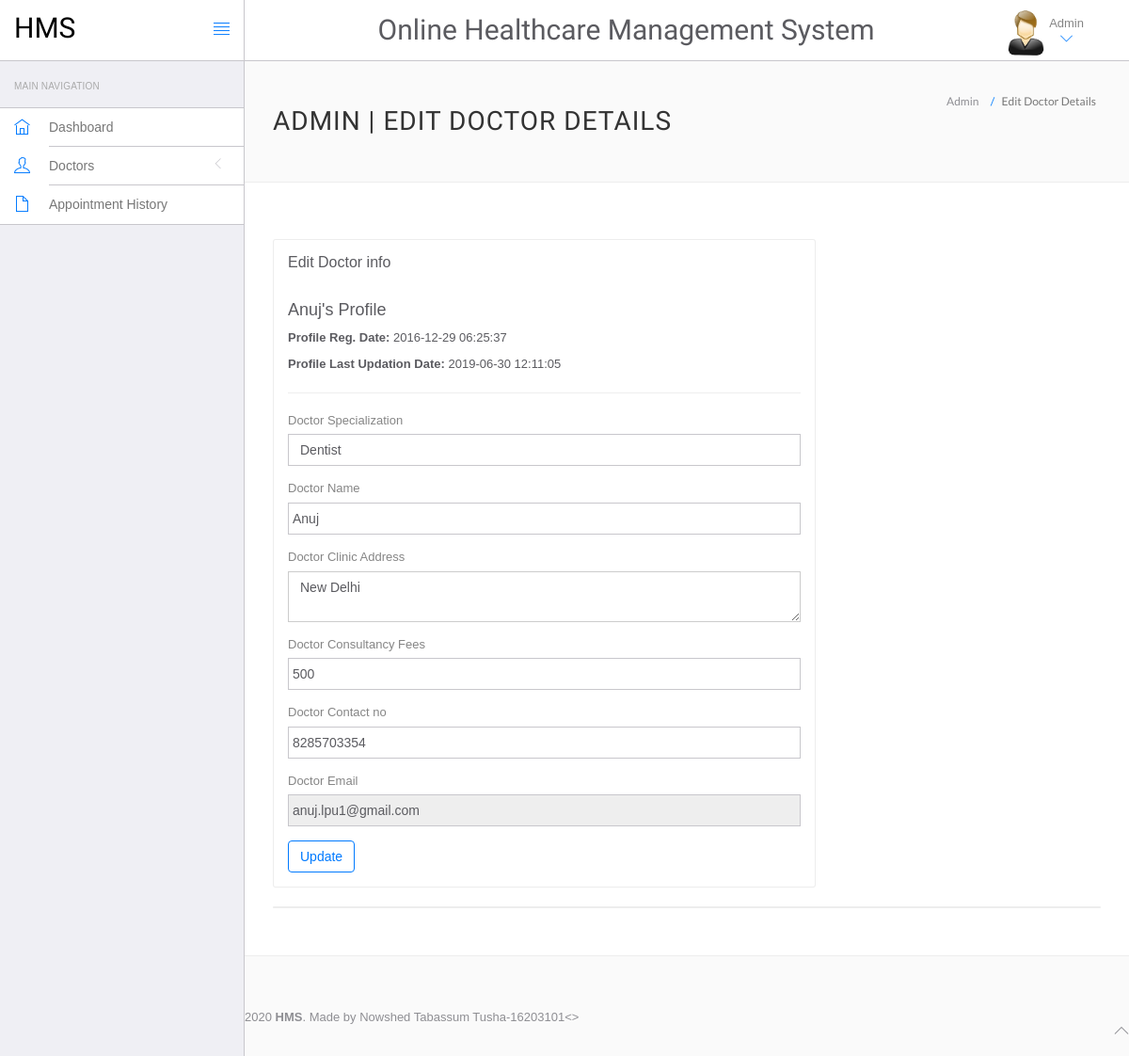
The page /hms/admin/edit-doctor.php?id=1 (signed in) on the database as committed earlier.
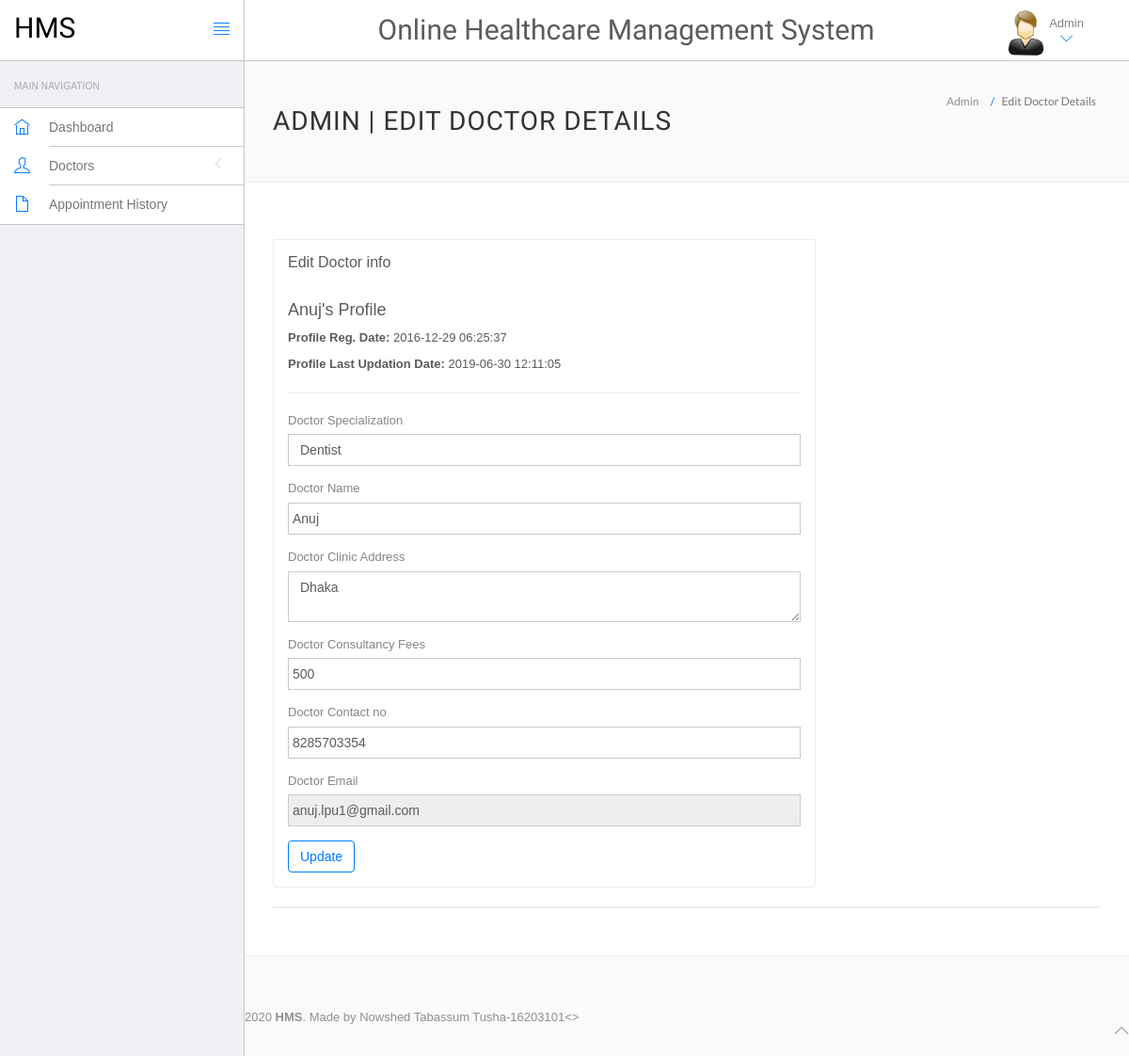
The same page on the database as committed later.
### tables this page shows
CREATE TABLE `doctors` (
  `id` int(11) NOT NULL,
  `specilization` varchar(255) DEFAULT NULL,
  `doctorName` varchar(255) DEFAULT NULL,
  `address` longtext DEFAULT NULL,
  `docFees` varchar(255) DEFAULT NULL,
  `contactno` bigint(11) DEFAULT NULL,
  `docEmail` varchar(255) DEFAULT NULL,
  `password` varchar(255) DEFAULT NULL,
  `creationDate` timestamp NULL DEFAULT current_timestamp(),
  `updationDate` timestamp NULL DEFAULT NULL ON UPDATE current_timestamp()
);

### hms/admin/edit-doctor.php (the view, shortened to what this page needs)
<?php
include('include/config.php');
$did=intval($_GET['id']);
?>
<!DOCTYPE html>
<html lang="en">
	<head>
		<link rel="stylesheet" href="vendor/bootstrap/css/bootstrap.min.css">
		<link rel="stylesheet" href="vendor/fontawesome/css/font-awesome.min.css">
		<link rel="stylesheet" href="vendor/themify-icons/themify-icons.min.css">
		<link href="vendor/animate.css/animate.min.css" rel="stylesheet" media="screen">
		<link href="vendor/perfect-scrollbar/perfect-scrollbar.min.css" rel="stylesheet" media="screen">
		<link href="vendor/switchery/switchery.min.css" rel="stylesheet" media="screen">
		<link href="vendor/bootstrap-touchspin/jquery.bootstrap-touchspin.min.css" rel="stylesheet" media="screen">
		<link href="vendor/select2/select2.min.css" rel="stylesheet" media="screen">
		<link href="vendor/bootstrap-datepicker/bootstrap-datepicker3.standalone.min.css" rel="stylesheet" media="screen">
		<link href="vendor/bootstrap-timepicker/bootstrap-timepicker.min.css" rel="stylesheet" media="screen">
		<link rel="stylesheet" href="assets/css/styles.css">
		<link rel="stylesheet" href="assets/css/plugins.css">
		<link rel="stylesheet" href="assets/css/themes/theme-1.css" id="skin_color" />
	</head>
	<body>
		<div id="app">
<?php include('include/sidebar.php');?>
			<div class="app-content">
						<?php include('include/header.php');?>
				<div class="main-content" >
					<div class="wrap-content container" id="container">
						<section id="page-title">
							<div class="row">
								<div class="col-sm-8">
									<h1 class="mainTitle">Admin | Edit Doctor Details</h1>
																	</div>
								<ol class="breadcrumb">
									<li>
										<span>Admin</span>
									</li>
									<li class="active">
										<span>Edit Doctor Details</span>
									</li>
								</ol>
							</div>
						</section>
						<div class="container-fluid container-fullw bg-white">
							<div class="row">
								<div class="col-md-12">
									<div class="row margin-top-30">
										<div class="col-lg-8 col-md-12">
											<div class="panel panel-white">
												<div class="panel-heading">
													<h5 class="panel-title">Edit Doctor info</h5>
												</div>
												<div class="panel-body">
									<?php $sql=mysqli_query($con,"select * from doctors where id='$did'");
while($data=mysqli_fetch_array($sql))
{
?>
<h4><?php echo htmlentities($data['doctorName']);?>'s Profile</h4>
<p><b>Profile Reg. Date: </b><?php echo htmlentities($data['creationDate']);?></p>
<?php if($data['updationDate']){?>
<p><b>Profile Last Updation Date: </b><?php echo htmlentities($data['updationDate']);?></p>
<?php } ?>
<hr />
													<form role="form" name="adddoc" method="post" onSubmit="return valid();">
														<div class="form-group">
															<label for="DoctorSpecialization">
																Doctor Specialization
															</label>
							<select name="Doctorspecialization" class="form-control" required="required">
					<option value="<?php echo htmlentities($data['specilization']);?>">
					<?php echo htmlentities($data['specilization']);?></option>
															</select>
														</div>
<div class="form-group">
															<label for="doctorname">
																 Doctor Name
															</label>
	<input type="text" name="docname" class="form-control" value="<?php echo htmlentities($data['doctorName']);?>" >
														</div>
<div class="form-group">
															<label for="address">
																 Doctor Clinic Address
															</label>
					<textarea name="clinicaddress" class="form-control"><?php echo htmlentities($data['address']);?></textarea>
														</div>
<div class="form-group">
															<label for="fess">
																 Doctor Consultancy Fees
															</label>
		<input type="text" name="docfees" class="form-control" required="required"  value="<?php echo htmlentities($data['docFees']);?>" >
														</div>
<div class="form-group">
									<label for="fess">
																 Doctor Contact no
															</label>
					<input type="text" name="doccontact" class="form-control" required="required"  value="<?php echo htmlentities($data['contactno']);?>">
														</div>
<div class="form-group">
									<label for="fess">
																 Doctor Email
															</label>
					<input type="email" name="docemail" class="form-control"  readonly="readonly"  value="<?php echo htmlentities($data['docEmail']);?>">
														</div>
														<?php } ?>
														<button type="submit" name="submit" class="btn btn-o btn-primary">
															Update
														</button>
													</form>
												</div>
											</div>
										</div>
											</div>
										</div>
									<div class="col-lg-12 col-md-12">
											<div class="panel panel-white">
											</div>
										</div>
									</div>
								</div>
							</div>
						</div>
					</div>
				</div>
	<?php include('include/footer.php');?>
			<>
	</body>
</html>

Rows that differ between the two databases and show on the page:
changed doctors "Anuj": clinicaddress "New Delhi" → "Dhaka"
